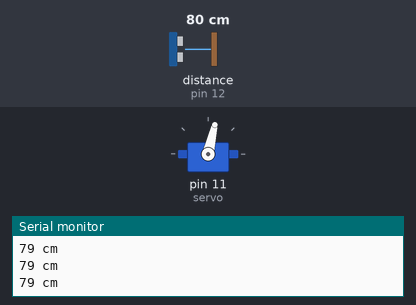
Bench run of a program on a simulated Arduino Uno, built with avr-gcc and run on an emulated ATmega328P. Parts: servo, the last lines printed to the serial monitor. Wiring (inferred from the names in the program): ultrasonic range finder: trigger pin 13; echo pin 12. The inputs (shaded band) are chosen by the test bench; at power-on: distance to the obstacle (sensor on pin 12) 80 cm. The echo pulse lasts 58.3 µs per cm.

Above: at 1.2 s.
1.3 s: distance to the obstacle (sensor on pin 12) set to 120 cm
At 3.13 s:
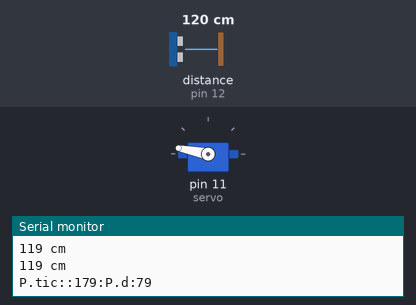
At 5.5 s:
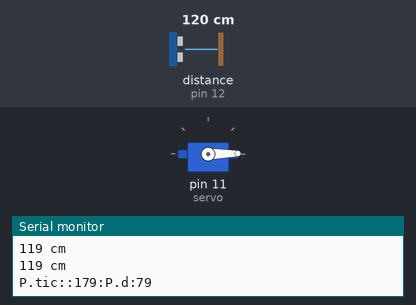
Timing chart, 0 to 12.3 s (numbered marks = the images above; inputs shaded):
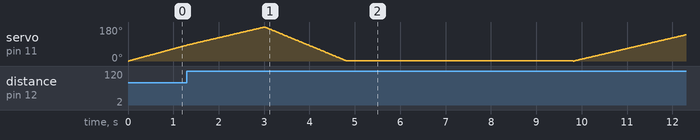

The program:

main.cpp
```cpp
#include <Arduino.h>
#include <Servo.h> // подключаем библиотеку для работы с сервоприводом
extern Servo servo; // объявляем переменную servo типа "servo"
#define TRIG_PIN 13
#define ECHO_PIN 12
#define OTLADKA 1;
struct point_t {
    int tic=0;
    int d=2000;
}P; //Тут стоит точка с запятой!

int scan(){
  int duration, distanceCm;
//Задаем короткий импульс LOW заблаговременно, чтобы обеспечить чистый импульс HIGH:
 digitalWrite(TRIG_PIN, LOW);
 delayMicroseconds(2);
 digitalWrite(TRIG_PIN, HIGH);
 delayMicroseconds(10); digitalWrite(TRIG_PIN, LOW);
 duration = pulseIn(ECHO_PIN,HIGH);
// Преобразуем время в расстояние
 distanceCm = duration / 29.1 / 2 ;
 if (distanceCm <= 0){ Serial.println("Out of range in scan for var distanceCm ");
 return -1;
 }
 else {
#ifdef OTLADKA
   Serial.print(distanceCm);
   Serial.println(" cm");
#endif

   return distanceCm;
 }
}
//f obr date
int dalnom() {
  int distance=scan();
if(distance==-1){ return 0;}
else{
  //Serial.print(distance);
  //Serial.println(" cm");
  if(P.d<0){ P.d=1000;return -1 ;}
  if(P.d>distance){
    P.d=distance;
    P.tic=0;
  }
  else { P.tic++; }
}
  return 0;
}
//f for ratate servo 0-180 deg or dalnom , which write on P.d .
void rotate(){
  for(int i = 0; i < 180; i++) {
    /* code */
     servo.write(i); // передает значения для вала сервопривода
     if(dalnom()==-1){ Serial.print("dalnom error -1");}
     delay(10);
   }
}
// f step return on position min dalnom
void rotateReturn(unsigned long t=1){
  rotate();
  ///// trace P.tic
    Serial.print("P.tic::");
    Serial.print(P.tic);
    Serial.print(":P.d:");
    Serial.println(P.d);
  //////
  for (int  i = 0; i <= P.tic; i++) {
    servo.write(180-i); // передает значения для вала сервопривода
    delay(10);
  }
  P.d=2000;
  delay(t*1000);
}
```

rebild.cpp
```cpp
#include <Arduino.h>
#include <Servo.h> // подключаем библиотеку для работы с сервоприводом
Servo servo; // объявляем переменную servo типа "servo"
#define trigPin 13
#define echoPin 12
void rotateReturn(unsigned long t=1);
void setup() {
   servo.attach(11); // привязываем сервопривод к аналоговому выходу 11
   Serial.begin(9600); // подключаем монитор порта
   Serial.println("test");
   pinMode(trigPin, OUTPUT);
   pinMode(echoPin, INPUT);
}

void loop() {
  rotateReturn(5);
//  Serial.print(":");Serial.print(P.tic);Serial.println(P.d);
}
```
